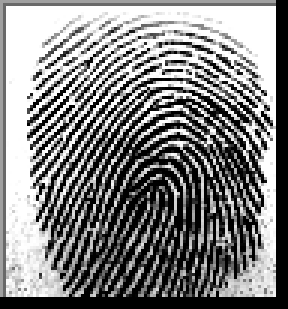
#> input picture apps/backend/tests/fixtures/socofing_real/100__M_Left_index_finger.BMP, 96 x 103 px (shown 3 times larger)
$ python -i thinning.py   (imports and definitions only)
#> lines starting #> are read from the running program, lines starting #| are printed output that depends on the picture; after the words box and inside, x2 and y2 are one past the last pixel; in counts of white or black regions, pixels touching at a corner belong together
#> further down, picture is the input picture: shape (103, 96, 3); min 0, max 255, mean 130
"""Thinning (skeletonisation) of binary fingerprint images.

Produces a single-pixel-wide skeleton using ``skimage.morphology.skeletonize``
(Zhang-Suen thinning).  The input should be a binary uint8 (0/255) or boolean
array; the output is always uint8 with values 0 or 1.
"""

from __future__ import annotations

import cv2
import numpy as np
from skimage.morphology import skeletonize


def thin(image: np.ndarray) -> np.ndarray:
    """Compute the single-pixel skeleton of a binary fingerprint image.

    Steps:
    1. Otsu binarisation if the image is not already binary.
    2. Morphological close (3×3) to fill small gaps.
    3. ``skimage.morphology.skeletonize`` (Zhang-Suen).

    Returns a uint8 array with 0 for background and 1 for skeleton.
    """
    if image.ndim == 3:
        image = cv2.cvtColor(image, cv2.COLOR_BGR2GRAY)

    if image.dtype != np.uint8:
        image = image.astype(np.uint8)

    _, binary = cv2.threshold(image, 0, 255, cv2.THRESH_BINARY + cv2.THRESH_OTSU)
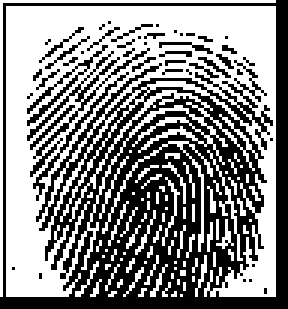
#> binary: shape (103, 96) (shown 3 times larger); 53.2% white; black in thin lines or dots
    binary_bool = binary > 0
#> binary_bool: shape (103, 96) bool; 53.2% white; black in thin lines or dots

    kernel = cv2.getStructuringElement(cv2.MORPH_RECT, (3, 3))
    binary_bool = cv2.morphologyEx(
        binary_bool.astype(np.uint8), cv2.MORPH_CLOSE, kernel,
    ) > 0
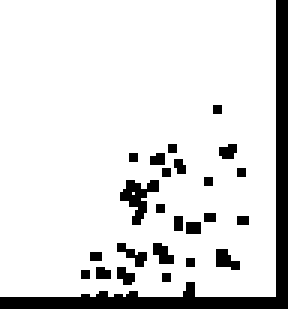
#> binary_bool: shape (103, 96) bool (shown 3 times larger); 87.1% white; 25 black regions (17 under 20 px), largest, box (x1, y1, x2, y2) and area: (0, 0, 96, 103) 817, (40, 60, 53, 75) 92, (72, 83, 80, 90) 37

    skel_bool = skeletonize(binary_bool)
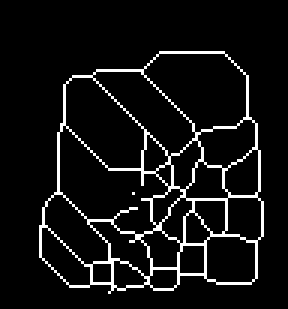
#> skel_bool: shape (103, 96) bool (shown 3 times larger); 7.3% white in thin lines or dots, all inside (x1, y1, x2, y2) = (13, 17, 88, 98)
    return (skel_bool.astype(np.uint8) * 255)

>>> import cv2
>>> picture = cv2.imread('../../tests/fixtures/socofing_real/100__M_Left_index_finger.BMP')
>>> result = thin(picture)

$ run again, on apps/backend/tests/fixtures/socofing_real/100__M_Left_little_finger.BMP
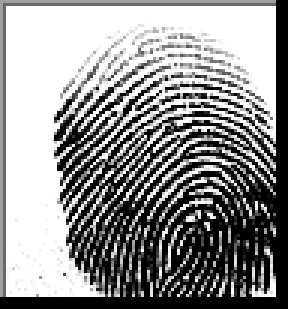
#> input picture apps/backend/tests/fixtures/socofing_real/100__M_Left_little_finger.BMP, 96 x 103 px (shown 3 times larger)
#> picture is the input picture: shape (103, 96, 3); min 0, max 255, mean 144.6
#> in thin, `_, binary = cv2.threshold(image, 0, 255, cv2.THRESH_BINARY + cv2.THRES..`:
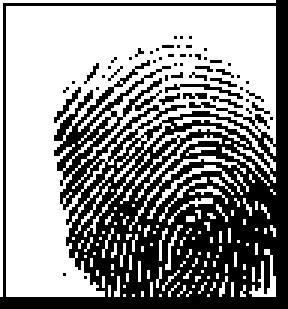
#> binary: shape (103, 96) (shown 3 times larger); 56.8% white; 52 black regions (49 under 20 px), largest, box (x1, y1, x2, y2) and area: (0, 0, 96, 103) 4056, (55, 28, 81, 33) 33, (18, 29, 27, 41) 24
#> in thin, `skel_bool = skeletonize(binary_bool)`:
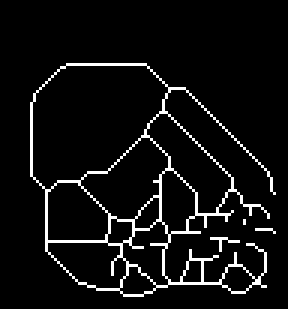
#> skel_bool: shape (103, 96) bool (shown 3 times larger); 6.3% white in thin lines or dots, all inside (x1, y1, x2, y2) = (10, 21, 92, 99)

$ run again, on apps/backend/tests/fixtures/socofing_real/100__M_Left_middle_finger.BMP
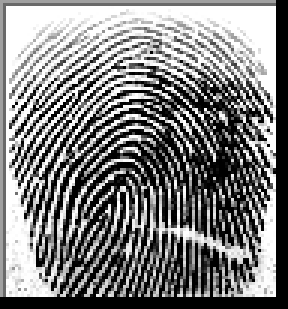
#> input picture apps/backend/tests/fixtures/socofing_real/100__M_Left_middle_finger.BMP, 96 x 103 px (shown 3 times larger)
#> picture is the input picture: shape (103, 96, 3); min 0, max 255, mean 128.1
#> in thin, `_, binary = cv2.threshold(image, 0, 255, cv2.THRESH_BINARY + cv2.THRES..`:
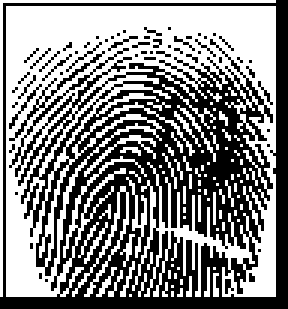
#> binary: shape (103, 96) (shown 3 times larger); 52% white; 57 black regions (55 under 20 px), largest, box (x1, y1, x2, y2) and area: (0, 0, 96, 103) 4532, (3, 28, 14, 43) 20
#> in thin, `skel_bool = skeletonize(binary_bool)`:
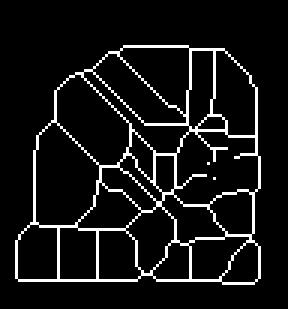
#> skel_bool: shape (103, 96) bool (shown 3 times larger); 8.2% white in thin lines or dots, all inside (x1, y1, x2, y2) = (5, 15, 87, 95)

$ run again, on apps/backend/tests/fixtures/socofing_real/100__M_Left_ring_finger.BMP
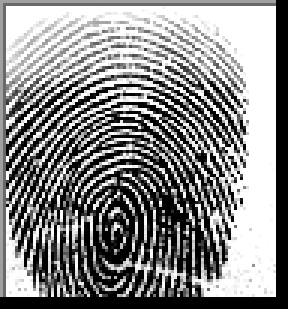
#> input picture apps/backend/tests/fixtures/socofing_real/100__M_Left_ring_finger.BMP, 96 x 103 px (shown 3 times larger)
#> picture is the input picture: shape (103, 96, 3); min 0, max 255, mean 137.3
#> in thin, `_, binary = cv2.threshold(image, 0, 255, cv2.THRESH_BINARY + cv2.THRES..`:
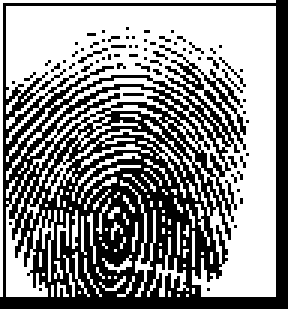
#> binary: shape (103, 96) (shown 3 times larger); 55% white; 67 black regions (66 under 20 px), largest, box (x1, y1, x2, y2) and area: (0, 0, 96, 103) 4276
#> in thin, `skel_bool = skeletonize(binary_bool)`:
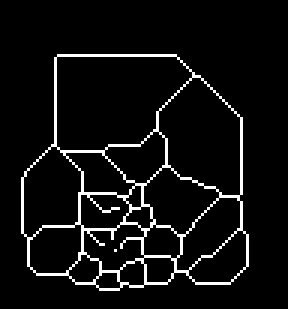
#> skel_bool: shape (103, 96) bool (shown 3 times larger); 6.3% white in thin lines or dots, all inside (x1, y1, x2, y2) = (7, 18, 83, 97)
